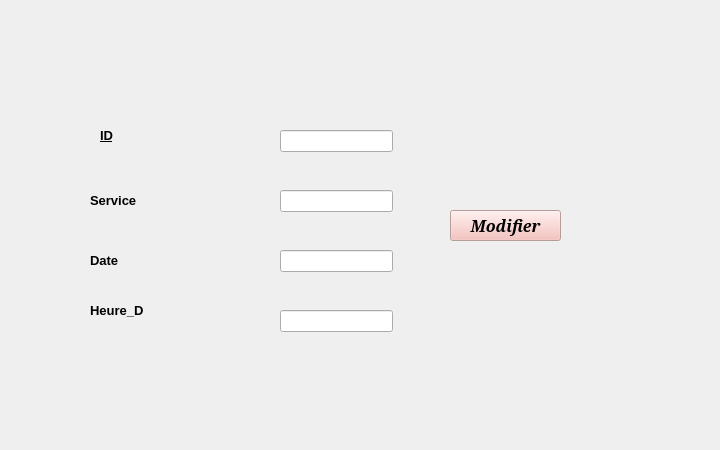
    <widget class="QWidget" name="tab">
     <attribute name="title">
      <string>modifier Rendez_vous</string>
     </attribute>
     <widget class="QLabel" name="label_12">
      <property name="geometry">
       <rect>
        <x>0</x>
        <y>0</y>
        <width>711</width>
        <height>441</height>
       </rect>
      </property>
      <property name="text">
       <string/>
      </property>
      <property name="pixmap">
       <pixmap>../../bt.png</pixmap>
      </property>
     </widget>
     <widget class="QLabel" name="label_13">
      <property name="geometry">
       <rect>
        <x>100</x>
        <y>120</y>
        <width>56</width>
        <height>31</height>
       </rect>
      </property>
      <property name="font">
       <font>
        <pointsize>10</pointsize>
        <weight>75</weight>
        <bold>true</bold>
        <underline>true</underline>
       </font>
      </property>
      <property name="text">
       <string>ID</string>
      </property>
     </widget>
     <widget class="QLabel" name="label_14">
      <property name="geometry">
       <rect>
        <x>90</x>
        <y>190</y>
        <width>71</width>
        <height>21</height>
       </rect>
      </property>
      <property name="font">
       <font>
        <pointsize>10</pointsize>
        <weight>75</weight>
        <bold>true</bold>
       </font>
      </property>
      <property name="text">
       <string>Service</string>
      </property>
     </widget>
     <widget class="QLabel" name="label_15">
      <property name="geometry">
       <rect>
        <x>90</x>
        <y>250</y>
        <width>81</width>
        <height>21</height>
       </rect>
      </property>
      <property name="font">
       <font>
        <pointsize>10</pointsize>
        <weight>75</weight>
        <bold>true</bold>
       </font>
      </property>
      <property name="text">
       <string>Date</string>
      </property>
     </widget>
     <widget class="QLabel" name="label_16">
      <property name="geometry">
       <rect>
        <x>90</x>
        <y>300</y>
        <width>111</width>
        <height>21</height>
       </rect>
      </property>
      <property name="font">
       <font>
        <pointsize>10</pointsize>
        <weight>75</weight>
        <bold>true</bold>
       </font>
      </property>
      <property name="text">
       <string>Heure_D</string>
      </property>
     </widget>
     <widget class="QLineEdit" name="Le_ID_3">
      <property name="geometry">
       <rect>
        <x>280</x>
        <y>130</y>
        <width>113</width>
        <height>22</height>
       </rect>
      </property>
     </widget>
     <widget class="QLineEdit" name="Le_service_3">
      <property name="geometry">
       <rect>
        <x>280</x>
        <y>190</y>
        <width>113</width>
        <height>22</height>
       </rect>
      </property>
     </widget>
     <widget class="QLineEdit" name="le_date_3">
      <property name="geometry">
       <rect>
        <x>280</x>
        <y>250</y>
        <width>113</width>
        <height>22</height>
       </rect>
      </property>
     </widget>
     <widget class="QLineEdit" name="Le_heure_d_3">
      <property name="geometry">
       <rect>
        <x>280</x>
        <y>310</y>
        <width>113</width>
        <height>22</height>
       </rect>
      </property>
     </widget>
     <widget class="QPushButton" name="pb_modifier">
      <property name="geometry">
       <rect>
        <x>450</x>
        <y>210</y>
        <width>111</width>
        <height>31</height>
       </rect>
      </property>
      <property name="palette">
       <palette>
        <active>
         <colorrole role="WindowText">
          <brush brushstyle="SolidPattern">
           <color alpha="255">
            <red>0</red>
            <green>0</green>
            <blue>0</blue>
           </color>
          </brush>
         </colorrole>
         <colorrole role="Button">
          <brush brushstyle="SolidPattern">
           <color alpha="255">
            <red>245</red>
            <green>182</green>
            <blue>177</blue>
           </color>
          </brush>
         </colorrole>
         <colorrole role="Light">
          <brush brushstyle="SolidPattern">
           <color alpha="255">
            <red>255</red>
            <green>255</green>
            <blue>255</blue>
           </color>
          </brush>
         </colorrole>
         <colorrole role="Midlight">
          <brush brushstyle="SolidPattern">
           <color alpha="255">
            <red>254</red>
            <green>238</green>
            <blue>234</blue>
           </color>
          </brush>
         </colorrole>
         <colorrole role="Dark">
          <brush brushstyle="SolidPattern">
           <color alpha="255">
            <red>126</red>
            <green>110</green>
            <blue>106</blue>
           </color>
          </brush>
         </colorrole>
         <colorrole role="Mid">
          <brush brushstyle="SolidPattern">
           <color alpha="255">
            <red>169</red>
            <green>147</green>
            <blue>142</blue>
           </color>
          </brush>
         </colorrole>
         <colorrole role="Text">
          <brush brushstyle="SolidPattern">
           <color alpha="255">
            <red>0</red>
            <green>0</green>
            <blue>0</blue>
           </color>
          </brush>
         </colorrole>
         <colorrole role="BrightText">
          <brush brushstyle="SolidPattern">
           <color alpha="255">
            <red>255</red>
            <green>255</green>
            <blue>255</blue>
           </color>
          </brush>
         </colorrole>
         <colorrole role="ButtonText">
          <brush brushstyle="SolidPattern">
           <color alpha="255">
            <red>0</red>
            <green>0</green>
            <blue>0</blue>
           </color>
          </brush>
         </colorrole>
         <colorrole role="Base">
          <brush brushstyle="SolidPattern">
           <color alpha="255">
            <red>255</red>
            <green>255</green>
            <blue>255</blue>
           </color>
          </brush>
         </colorrole>
         <colorrole role="Window">
          <brush brushstyle="SolidPattern">
           <color alpha="255">
            <red>253</red>
            <green>221</green>
            <blue>213</blue>
           </color>
          </brush>
         </colorrole>
         <colorrole role="Shadow">
          <brush brushstyle="SolidPattern">
           <color alpha="255">
            <red>0</red>
            <green>0</green>
            <blue>0</blue>
           </color>
          </brush>
         </colorrole>
         <colorrole role="AlternateBase">
          <brush brushstyle="SolidPattern">
           <color alpha="255">
            <red>254</red>
            <green>238</green>
            <blue>234</blue>
           </color>
          </brush>
         </colorrole>
         <colorrole role="ToolTipBase">
          <brush brushstyle="SolidPattern">
           <color alpha="255">
            <red>255</red>
            <green>255</green>
            <blue>220</blue>
           </color>
          </brush>
         </colorrole>
         <colorrole role="ToolTipText">
          <brush brushstyle="SolidPattern">
           <color alpha="255">
            <red>0</red>
            <green>0</green>
            <blue>0</blue>
           </color>
          </brush>
         </colorrole>
         <colorrole role="PlaceholderText">
          <brush brushstyle="SolidPattern">
           <color alpha="128">
            <red>0</red>
            <green>0</green>
            <blue>0</blue>
           </color>
          </brush>
         </colorrole>
        </active>
        <inactive>
         <colorrole role="WindowText">
          <brush brushstyle="SolidPattern">
           <color alpha="255">
            <red>0</red>
            <green>0</green>
            <blue>0</blue>
           </color>
          </brush>
         </colorrole>
         <colorrole role="Button">
          <brush brushstyle="SolidPattern">
           <color alpha="255">
            <red>245</red>
            <green>182</green>
            <blue>177</blue>
           </color>
          </brush>
         </colorrole>
         <colorrole role="Light">
          <brush brushstyle="SolidPattern">
           <color alpha="255">
            <red>255</red>
            <green>255</green>
            <blue>255</blue>
           </color>
          </brush>
         </colorrole>
         <colorrole role="Midlight">
          <brush brushstyle="SolidPattern">
           <color alpha="255">
            <red>254</red>
            <green>238</green>
            <blue>234</blue>
           </color>
          </brush>
         </colorrole>
         <colorrole role="Dark">
          <brush brushstyle="SolidPattern">
           <color alpha="255">
            <red>126</red>
            <green>110</green>
            <blue>106</blue>
           </color>
          </brush>
         </colorrole>
         <colorrole role="Mid">
          <brush brushstyle="SolidPattern">
           <color alpha="255">
            <red>169</red>
            <green>147</green>
            <blue>142</blue>
           </color>
          </brush>
         </colorrole>
         <colorrole role="Text">
          <brush brushstyle="SolidPattern">
           <color alpha="255">
            <red>0</red>
            <green>0</green>
            <blue>0</blue>
           </color>
          </brush>
         </colorrole>
         <colorrole role="BrightText">
          <brush brushstyle="SolidPattern">
           <color alpha="255">
            <red>255</red>
            <green>255</green>
            <blue>255</blue>
           </color>
          </brush>
         </colorrole>
         <colorrole role="ButtonText">
          <brush brushstyle="SolidPattern">
           <color alpha="255">
            <red>0</red>
            <green>0</green>
            <blue>0</blue>
           </color>
          </brush>
         </colorrole>
         <colorrole role="Base">
          <brush brushstyle="SolidPattern">
           <color alpha="255">
            <red>255</red>
            <green>255</green>
            <blue>255</blue>
           </color>
          </brush>
         </colorrole>
         <colorrole role="Window">
          <brush brushstyle="SolidPattern">
           <color alpha="255">
            <red>253</red>
            <green>221</green>
            <blue>213</blue>
           </color>
          </brush>
         </colorrole>
         <colorrole role="Shadow">
          <brush brushstyle="SolidPattern">
           <color alpha="255">
            <red>0</red>
            <green>0</green>
            <blue>0</blue>
           </color>
          </brush>
         </colorrole>
         <colorrole role="AlternateBase">
          <brush brushstyle="SolidPattern">
           <color alpha="255">
            <red>254</red>
            <green>238</green>
            <blue>234</blue>
           </color>
          </brush>
         </colorrole>
         <colorrole role="ToolTipBase">
          <brush brushstyle="SolidPattern">
           <color alpha="255">
            <red>255</red>
            <green>255</green>
            <blue>220</blue>
           </color>
          </brush>
         </colorrole>
         <colorrole role="ToolTipText">
          <brush brushstyle="SolidPattern">
           <color alpha="255">
            <red>0</red>
            <green>0</green>
            <blue>0</blue>
           </color>
          </brush>
         </colorrole>
         <colorrole role="PlaceholderText">
          <brush brushstyle="SolidPattern">
           <color alpha="128">
            <red>0</red>
            <green>0</green>
            <blue>0</blue>
           </color>
          </brush>
         </colorrole>
        </inactive>
        <disabled>
         <colorrole role="WindowText">
          <brush brushstyle="SolidPattern">
           <color alpha="255">
            <red>126</red>
            <green>110</green>
            <blue>106</blue>
           </color>
          </brush>
         </colorrole>
         <colorrole role="Button">
          <brush brushstyle="SolidPattern">
           <color alpha="255">
            <red>245</red>
            <green>182</green>
            <blue>177</blue>
           </color>
          </brush>
         </colorrole>
         <colorrole role="Light">
          <brush brushstyle="SolidPattern">
           <color alpha="255">
            <red>255</red>
            <green>255</green>
            <blue>255</blue>
           </color>
          </brush>
         </colorrole>
         <colorrole role="Midlight">
          <brush brushstyle="SolidPattern">
           <color alpha="255">
            <red>254</red>
            <green>238</green>
            <blue>234</blue>
           </color>
          </brush>
         </colorrole>
         <colorrole role="Dark">
          <brush brushstyle="SolidPattern">
           <color alpha="255">
            <red>126</red>
            <green>110</green>
            <blue>106</blue>
           </color>
          </brush>
         </colorrole>
         <colorrole role="Mid">
          <brush brushstyle="SolidPattern">
           <color alpha="255">
            <red>169</red>
            <green>147</green>
            <blue>142</blue>
           </color>
          </brush>
         </colorrole>
         <colorrole role="Text">
          <brush brushstyle="SolidPattern">
           <color alpha="255">
            <red>126</red>
            <green>110</green>
            <blue>106</blue>
           </color>
          </brush>
         </colorrole>
         <colorrole role="BrightText">
          <brush brushstyle="SolidPattern">
           <color alpha="255">
            <red>255</red>
            <green>255</green>
            <blue>255</blue>
           </color>
          </brush>
         </colorrole>
         <colorrole role="ButtonText">
          <brush brushstyle="SolidPattern">
           <color alpha="255">
            <red>126</red>
            <green>110</green>
            <blue>106</blue>
           </color>
          </brush>
         </colorrole>
         <colorrole role="Base">
          <brush brushstyle="SolidPattern">
           <color alpha="255">
            <red>253</red>
            <green>221</green>
            <blue>213</blue>
           </color>
          </brush>
         </colorrole>
         <colorrole role="Window">
          <brush brushstyle="SolidPattern">
           <color alpha="255">
            <red>253</red>
            <green>221</green>
            <blue>213</blue>
           </color>
          </brush>
         </colorrole>
         <colorrole role="Shadow">
          <brush brushstyle="SolidPattern">
           <color alpha="255">
            <red>0</red>
            <green>0</green>
            <blue>0</blue>
           </color>
          </brush>
         </colorrole>
         <colorrole role="AlternateBase">
          <brush brushstyle="SolidPattern">
           <color alpha="255">
            <red>253</red>
            <green>221</green>
            <blue>213</blue>
           </color>
          </brush>
         </colorrole>
         <colorrole role="ToolTipBase">
          <brush brushstyle="SolidPattern">
           <color alpha="255">
            <red>255</red>
            <green>255</green>
            <blue>220</blue>
           </color>
          </brush>
         </colorrole>
         <colorrole role="ToolTipText">
          <brush brushstyle="SolidPattern">
           <color alpha="255">
            <red>0</red>
            <green>0</green>
            <blue>0</blue>
           </color>
          </brush>
         </colorrole>
         <colorrole role="PlaceholderText">
          <brush brushstyle="SolidPattern">
           <color alpha="128">
            <red>0</red>
            <green>0</green>
            <blue>0</blue>
           </color>
          </brush>
         </colorrole>
        </disabled>
       </palette>
      </property>
      <property name="font">
       <font>
        <family>MS Serif</family>
        <pointsize>12</pointsize>
        <weight>75</weight>
        <italic>true</italic>
        <bold>true</bold>
       </font>
      </property>
      <property name="text">
       <string>Modifier</string>
      </property>
     </widget>
    </widget>
